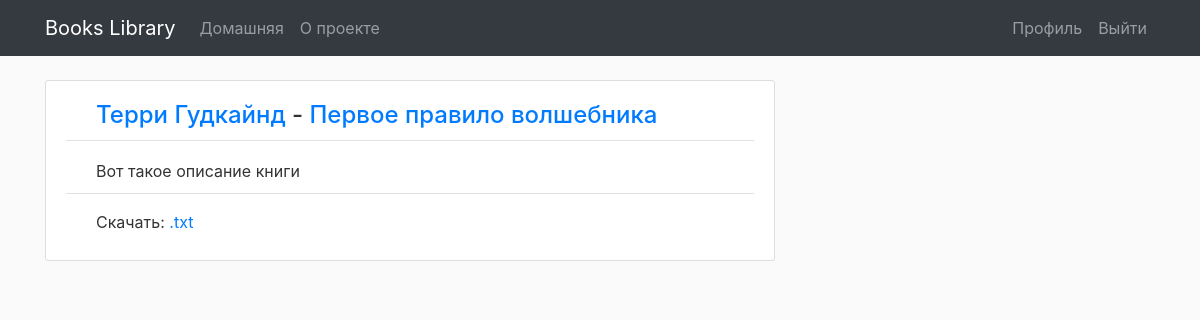
Page /book/1 (signed in) on the committed database.
### books_website/models.py (models this page shows)
class Author(db.Model):
    id = db.Column(db.Integer, primary_key=True)
    name = db.Column(db.String(100), unique=False, nullable=False)
    books = db.relationship('Book', backref='author', lazy=True)

class Book(db.Model):
    id = db.Column(db.Integer, primary_key=True)
    name = db.Column(db.String(100), unique=False, nullable=False)
    description = db.Column(db.Text, nullable=False)
    book_file = db.Column(db.String(100), nullable=False)
    author_id = db.Column(db.Integer, db.ForeignKey('author.id'))

### books_website/books/routes.py (the view)
@books.route("/book/<int:book_id>")
def book(book_id):
    book = Book.query.get_or_404(book_id)
    return render_template("book.html", title=book.name, book=book)

### books_website/models.py (called while the page is built)
@login_manager.user_loader
def load_user(user_id):
    return User.query.get(int(user_id))

### books_website/templates/book.html
{% extends "layout.html" %}
{% block content %}
    <article class="article-section">
            <h4 class="article-info"><a href="{{ url_for('authors.author', author_id=book.author.id) }}">
                {{ book.author.name }}</a> - <a href={{ url_for('books.book', book_id=book.id) }}>{{ book.name }}</a></h4>
            <p class="article-description">{{ book.description }}</p>
            <p class="article-link"> Скачать: <a href="{{ url_for('static', filename='books_files/' + book.book_file) }}">.txt</a></p>
        </article>
{% endblock content %}

### books_website/static/main.css (style rules this page uses)
body { background: #fafafa; color: #333333; margin-top: 5rem; }
h1, h2, h3, h4, h5, h6 { color: #333333; }
.article-section { background: #ffffff; padding: 10px 20px; border: 1px solid #dddddd; border-radius: 3px; margin-bottom: 20px; }
.article-info { padding: 10px 30px; border-bottom: 1px solid #e3e3e3; }
.article-description { padding: 10px 30px; border-bottom: 1px solid #e3e3e3; }
.article-link { padding: 0px 30px; }

### rows in the picture
Author: author.name "Терри Гудкайнд"
Book: name "Первое правило волшебника", description "Вот такое описание книги"
